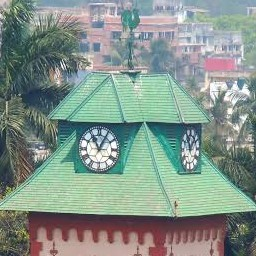
%> input picture iiest.jpeg, 256 x 256 px
$ octave pp.m   (GNU Octave 9; MATLAB toolbox functions it lacks are replaced by stand-ins)
%> lines starting %> are read from the running program, lines starting %| are printed output that depends on the picture
clc;
clear all;
pkg load image;
%3D chaotic map for image encryption
%3.53<l<3.81
%0<b<0.022
%0<a<0.015

%modify the chaos by this equation furthure
%z(i+1)=l*z(i)*(1-z(i))+b*x(i)*x(i)*z(i)+a*y(i)*y(i)*y(i);
%initial conditions
%%%%%%%%%%%%%%%%%%%% 3D CHAOS GENERATION CODE%%%%%%%%%%%%%%%%%%%%%%

 x(1)=0.2350;
 y(1)=0.3500;
 z(1)=0.7350;
 a=0.0125;
 b=0.0157;
 l=3.7700;
 image_height=256;
 for i=1:1:70000
     x(i+1)=l*x(i)*(1-x(i))+b*y(i)*y(i)*x(i)+a*z(i)*z(i)*z(i);
     y(i+1)=l*y(i)*(1-y(i))+b*z(i)*z(i)*y(i)+a*x(i)*x(i)*x(i);
     z(i+1)=l*z(i)*(1-z(i))+b*x(i)*x(i)*z(i)+a*y(i)*y(i);
 end
 %%%%%%%%%%%%%%%%%%%%%%%%%%%%%%%%%%%%%%%%%%%%%%%%%%%%%%%%%%%%%%%%%%
 %%%%%%histogram equalization and preparation for use%%%%%%%%%%%%%%
 %%%%%%%%%%%%%%%%%%%%%%%%%%%%%%%%%%%%%%%%%%%%%%%%%%%%%%%%%%%%%%%%%%
 x=ceil(mod((x*100000),image_height));
 y=ceil(mod((y*100000),image_height));
 z=ceil(mod((z*100000),image_height));
%%%%%%%%%%%%%%%%%%%%%%%%%%%%%%%%%%%%%%%%%%%%%%%%%%%%%%%%%%%%%%%%
%%%%%%%%%%%%%%%%%IMAGE INPUT%%%%%%%%%%%%%%%%%%%%%%%%%%%%%%%%%%%%
%%%%%%%%%%%%%%%%%%%%%%%%%%%%%%%%%%%%%%%%%%%%%%%%%%%%%%%%%%%%%%%%
original=imread('iiest.jpeg');
%> original is the input picture: size 256x256x3 uint8; mean R, G, B 131.7, 147.8, 139.1
rgb=rgb2gray(original);
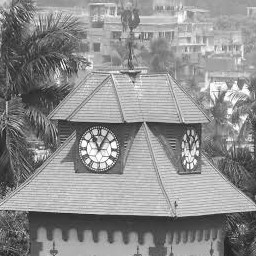
%> rgb: size 256x256 uint8; min 16, max 255, mean 142
o = dec2bin(rgb, 8);
%> o = 65536 items
o = [o(:)];
%> o = 524288 items
N=size(o,1);
%> N = 524288
o=reshape(o,N/8,8);
%> o = 65536 items
r=bin2dec(o);

size(r);
% [6 lines of commented-out code are left out]
